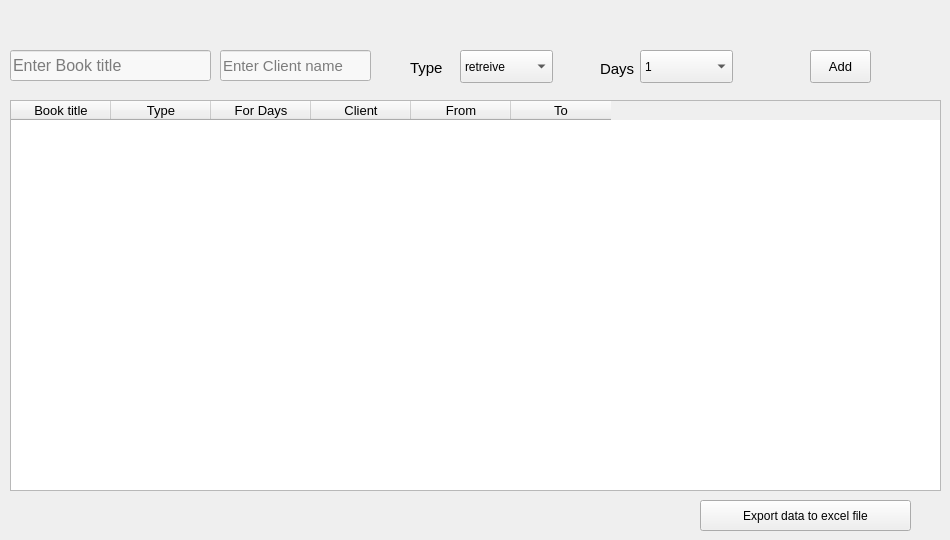
    <widget class="QWidget" name="tab">
     <attribute name="title">
      <string>Tab 1</string>
     </attribute>
     <widget class="QComboBox" name="comboBox">
      <property name="geometry">
       <rect>
        <x>460</x>
        <y>50</y>
        <width>93</width>
        <height>33</height>
       </rect>
      </property>
      <item>
       <property name="text">
        <string>retreive</string>
       </property>
      </item>
      <item>
       <property name="text">
        <string>rent</string>
       </property>
      </item>
     </widget>
     <widget class="QComboBox" name="comboBox_2">
      <property name="geometry">
       <rect>
        <x>640</x>
        <y>50</y>
        <width>93</width>
        <height>33</height>
       </rect>
      </property>
      <item>
       <property name="text">
        <string>1</string>
       </property>
      </item>
      <item>
       <property name="text">
        <string>2</string>
       </property>
      </item>
      <item>
       <property name="text">
        <string>3</string>
       </property>
      </item>
      <item>
       <property name="text">
        <string>4</string>
       </property>
      </item>
      <item>
       <property name="text">
        <string>5</string>
       </property>
      </item>
      <item>
       <property name="text">
        <string>6</string>
       </property>
      </item>
      <item>
       <property name="text">
        <string>7</string>
       </property>
      </item>
      <item>
       <property name="text">
        <string>8</string>
       </property>
      </item>
      <item>
       <property name="text">
        <string>9</string>
       </property>
      </item>
      <item>
       <property name="text">
        <string>10</string>
       </property>
      </item>
     </widget>
     <widget class="QPushButton" name="pushButton_6">
      <property name="geometry">
       <rect>
        <x>810</x>
        <y>50</y>
        <width>61</width>
        <height>33</height>
       </rect>
      </property>
      <property name="font">
       <font>
        <pointsize>10</pointsize>
       </font>
      </property>
      <property name="text">
       <string>Add</string>
      </property>
     </widget>
     <widget class="QTableWidget" name="tableWidget">
      <property name="geometry">
       <rect>
        <x>10</x>
        <y>100</y>
        <width>931</width>
        <height>391</height>
       </rect>
      </property>
      <property name="font">
       <font>
        <pointsize>10</pointsize>
       </font>
      </property>
      <column>
       <property name="text">
        <string>Book title</string>
       </property>
      </column>
      <column>
       <property name="text">
        <string>Type</string>
       </property>
      </column>
      <column>
       <property name="text">
        <string>For Days</string>
       </property>
      </column>
      <column>
       <property name="text">
        <string>Client</string>
       </property>
      </column>
      <column>
       <property name="text">
        <string>From</string>
       </property>
      </column>
      <column>
       <property name="text">
        <string>To</string>
       </property>
      </column>
     </widget>
     <widget class="QLineEdit" name="lineEdit">
      <property name="geometry">
       <rect>
        <x>10</x>
        <y>50</y>
        <width>201</width>
        <height>31</height>
       </rect>
      </property>
      <property name="font">
       <font>
        <pointsize>12</pointsize>
       </font>
      </property>
      <property name="styleSheet">
       <string notr="true">background-color: rgb(248, 248, 248);</string>
      </property>
      <property name="placeholderText">
       <string>Enter Book title</string>
      </property>
     </widget>
     <widget class="QLabel" name="label">
      <property name="geometry">
       <rect>
        <x>600</x>
        <y>60</y>
        <width>41</width>
        <height>17</height>
       </rect>
      </property>
      <property name="font">
       <font>
        <pointsize>11</pointsize>
       </font>
      </property>
      <property name="text">
       <string>Days</string>
      </property>
     </widget>
     <widget class="QLabel" name="label_2">
      <property name="geometry">
       <rect>
        <x>410</x>
        <y>60</y>
        <width>41</width>
        <height>16</height>
       </rect>
      </property>
      <property name="font">
       <font>
        <pointsize>11</pointsize>
       </font>
      </property>
      <property name="text">
       <string>Type</string>
      </property>
     </widget>
     <widget class="QLineEdit" name="lineEdit_6">
      <property name="geometry">
       <rect>
        <x>220</x>
        <y>50</y>
        <width>151</width>
        <height>31</height>
       </rect>
      </property>
      <property name="font">
       <font>
        <pointsize>11</pointsize>
       </font>
      </property>
      <property name="styleSheet">
       <string notr="true">background-color: rgb(248, 248, 248);</string>
      </property>
      <property name="placeholderText">
       <string>Enter Client name</string>
      </property>
     </widget>
     <widget class="QPushButton" name="pushButton_29">
      <property name="geometry">
       <rect>
        <x>700</x>
        <y>500</y>
        <width>211</width>
        <height>31</height>
       </rect>
      </property>
      <property name="text">
       <string>Export data to excel file</string>
      </property>
     </widget>
     <zorder>comboBox</zorder>
     <zorder>comboBox_2</zorder>
     <zorder>pushButton_6</zorder>
     <zorder>lineEdit</zorder>
     <zorder>label</zorder>
     <zorder>label_2</zorder>
     <zorder>lineEdit_6</zorder>
     <zorder>tableWidget</zorder>
     <zorder>pushButton_29</zorder>
    </widget>
